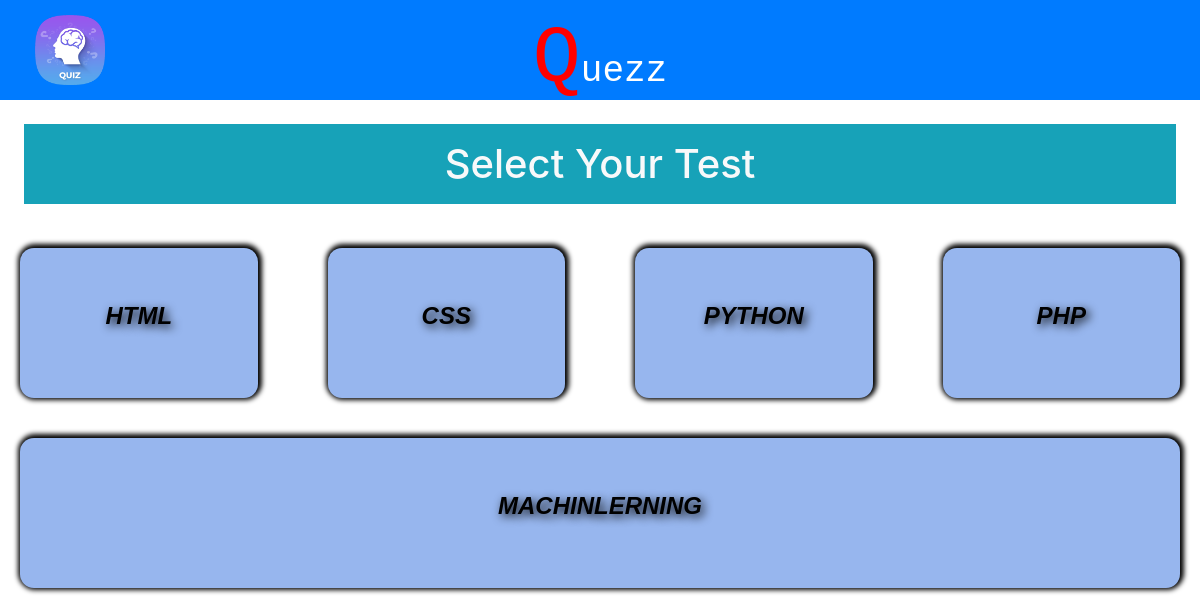
The app's page /stard_categary/start.php with its own data.
### tables this page shows
CREATE TABLE `categary` (
  `cid` int(11) NOT NULL,
  `categary_name` varchar(30) NOT NULL
);

### stard_categary/start.php (the view, shortened to what this page needs)
<?php include_once "hadder_categary.php" ?>
<?php
          $conn = mysqli_connect("localhost","root", "", "web_app_db") or die("COnecction Close.");
          $query = "SELECT * FROM categary";
          $result = mysqli_query($conn,$query) or die("Query failed.");
?>
    <div class="container-f">
        <div class="row bg-info m-4 ">
            <div class="col m-3 text-center h1 text-light">Select Your Test</div>
        </div>
    <div class="row">
    <?php
              if(mysqli_num_rows($result)>0){
                while($row = mysqli_fetch_assoc($result)){
            ?>
        <div class="col">
                <a href="<?php echo $row['categary_name']?>.php"><div class="bbxbox"><?php echo $row['categary_name']; ?> </div></a>
        </div>
        <?php
    }} ?>
    </div>

### css/style.css (style rules this page uses)
.bbxbox { background: rgb(151, 182, 238); height : 150px; min-width: 150px; margin: 20px; border-radius: 14px; box-shadow: 1px -1px 5px 3px rgb(0, 0, 0); text-align: center; padding: 50px; text-transform: uppercase; color: Black; }
a { text-decoration: none; font-family: sans-serif; color: rgba(0, 0, 0, 0.6); font-size: x-large; font-weight: 600; font-style: italic; text-shadow: 3px 3px 10px black; }

### records on screen
categary: categary_name "HTML"
categary: categary_name "CSS"
categary: categary_name "PYTHON"
categary: categary_name "PHP"
categary: categary_name "MACHINLERNING"
